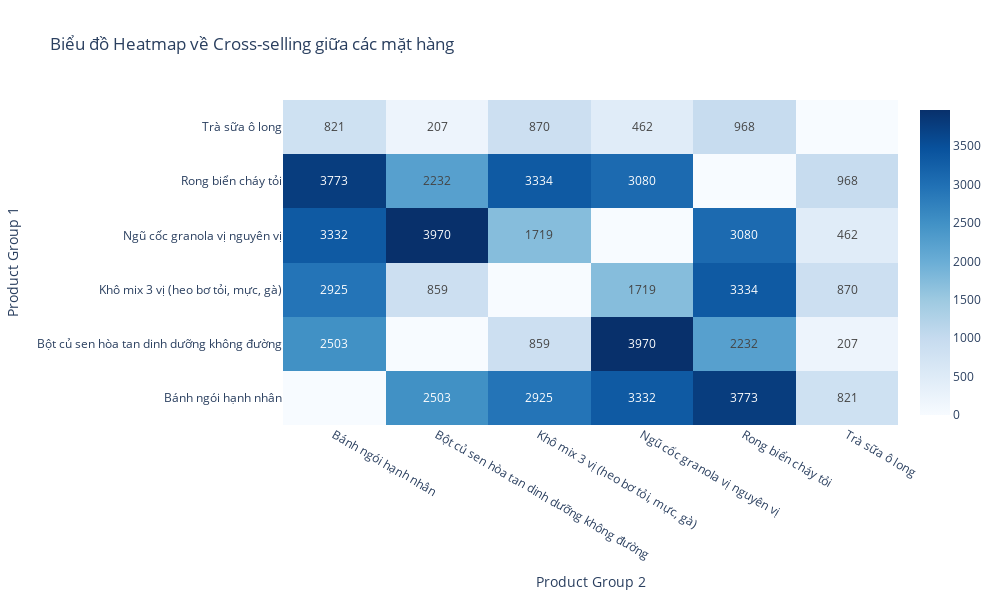

This figure's notebook cell:
### Code cell
fig = go.Figure(data=go.Heatmap(
    z=pivot_table.to_numpy(),
    x=pivot_table.columns,
    y=pivot_table.index,
    colorscale='Blues',  # Sử dụng colorscale với độ tương phản cao hơn
    text=pivot_table.applymap(lambda x: '{:.0f}'.format(x) if x != 0 else ''),  # Định dạng số liệu để hiển thị
    texttemplate="%{text}",
    hoverinfo='text'  # Hiển thị text khi hover
))

# Cập nhật layout
fig.update_layout(
    title="Biểu đồ Heatmap về Cross-selling giữa các mặt hàng",
    xaxis_title="Product Group 2",
    yaxis_title="Product Group 1",
    xaxis={'side': 'bottom'},
    yaxis={'side': 'left'},
    font=dict(size=12),  # Điều chỉnh kích thước font cho dễ đọc
    autosize=False,
    width=1000,  # Điều chỉnh chiều rộng của biểu đồ
    height=600   # Điều chỉnh chiều cao của biểu đồ
)

# Hiển thị biểu đồ
fig.show()

### Figure 1 — Plotly figure (JSON) as saved in the notebook; plotly's stock layout.template omitted (floating-point values rounded to 4 significant figures)
{"data": [{"colorscale": [[0, "rgb(247,251,255)"], [0.125, "rgb(222,235,247)"], [0.25, "rgb(198,219,239)"], [0.375, "rgb(158,202,225)"], [0.5, "rgb(107,174,214)"], [0.625, "rgb(66,146,198)"], [0.75, "rgb(33,113,181)"], [0.875, "rgb(8,81,156)"], [1, "rgb(8,48,107)"]], "hoverinfo": "text", "text": [["", "2503", "2925", "3332", "3773", "821"], ["2503", "", "859", "3970", "2232", "207"], ["2925", "859", "", "1719", "3334", "870"], ["3332", "3970", "1719", "", "3080", "462"], ["3773", "2232", "3334", "3080", "", "968"], ["821", "207", "870", "462", "968", ""]], "texttemplate": "%{text}", "type": "heatmap", "x": ["Bánh ngói hạnh nhân", "Bột củ sen hòa tan dinh dưỡng không đường", "Khô mix 3 vị (heo bơ tỏi, mực, gà)", "Ngũ cốc granola vị nguyên vị", "Rong biển cháy tỏi", "Trà sữa ô long"], "y": ["Bánh ngói hạnh nhân", "Bột củ sen hòa tan dinh dưỡng không đường", "Khô mix 3 vị (heo bơ tỏi, mực, gà)", "Ngũ cốc granola vị nguyên vị", "Rong biển cháy tỏi", "Trà sữa ô long"], "z": [[0, 2503, 2925, 3332, 3773, 821], [2503, 0, 859, 3970, 2232, 207], [2925, 859, 0, 1719, 3334, 870], [3332, 3970, 1719, 0, 3080, 462], [3773, 2232, 3334, 3080, 0, 968], [821, 207, 870, 462, 968, 0]]}], "layout": {"autosize": false, "font": {"size": 12}, "height": 600, "title": {"text": "Biểu đồ Heatmap về Cross-selling giữa các mặt hàng"}, "width": 1000, "xaxis": {"side": "bottom", "title": {"text": "Product Group 2"}}, "yaxis": {"side": "left", "title": {"text": "Product Group 1"}}}}
